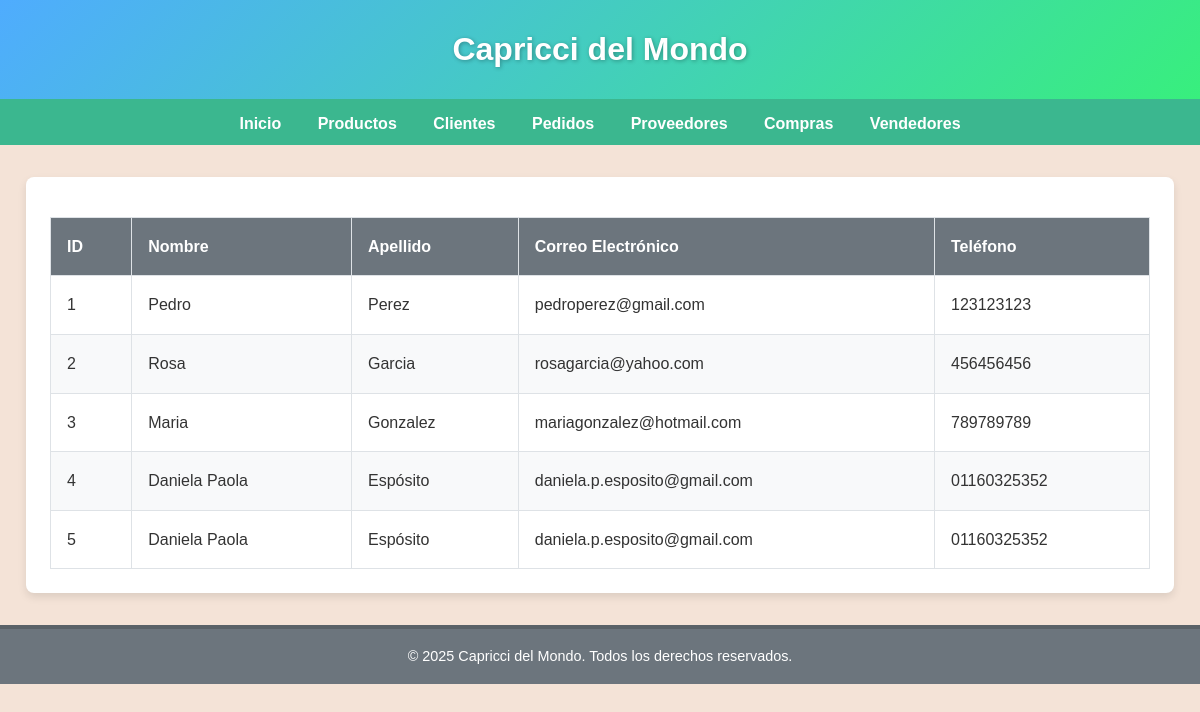
Page /clientes/ on the earlier database version.
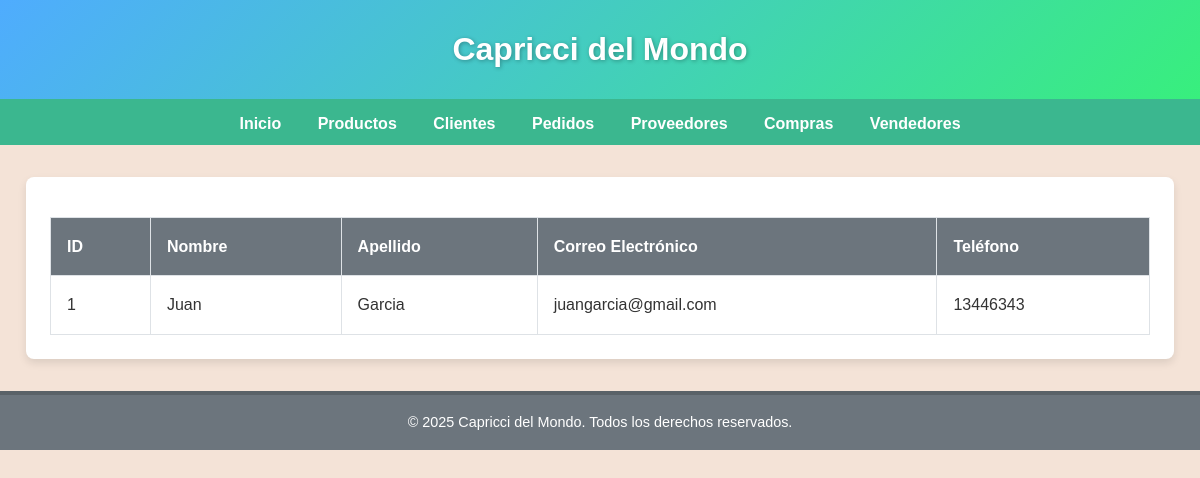
Same page on the later database version.
### myapp/models.py (models this page shows, shortened)
class Cliente(models.Model):
    nombre = models.CharField(max_length=100)
    apellido = models.CharField(max_length=100)
    email = models.EmailField()
    telefono = models.CharField(max_length=15)

### myapp/views.py (the view)
# urls.py: path("clientes/", clientes, name="clientes"),
def clientes(request):
    clientes = Cliente.objects.all()
    context = {"clientes": clientes}
    return render(request, "myapp/clientes.html", context)

### myapp/templates/myapp/clientes.html
{% extends 'myapp/base.html' %}
{% block contenido %}
<div class="container">
    <table>
        <thead>
            <tr>
                <th>ID</th>
                <th>Nombre</th>
                <th>Apellido</th>
                <th>Correo Electrónico</th>
                <th>Teléfono</th>
            </tr>
        </thead>
        <tbody>
            {% for cliente in clientes %}
            <tr>
                <td>{{ cliente.id }}</td>
                <td>{{ cliente.nombre }}</td>
                <td>{{ cliente.apellido }}</td>
                <td>{{ cliente.email }}</td>
                <td>{{ cliente.telefono }}</td>
            </tr>
            {% endfor %}
        </tbody>
    </table>
</div>
{% endblock %}

### myapp/templates/myapp/base.html (shortened to what this page needs)
<!DOCTYPE html>
<html lang="en">
<head>
</head>
<body>
    <header>
        <h1>Capricci del Mondo</h1>
    </header>
    <nav>
        <a href="{% url 'index' %}">Inicio</a>
        <a href="{% url 'productos' %}">Productos</a>
        <a href="{% url 'clientes' %}">Clientes</a>
        <a href="{% url 'pedidos' %}">Pedidos</a>
        <a href="{% url 'proveedores' %}">Proveedores</a>
        <a href="{% url 'compras' %}">Compras</a>
        <a href="{% url 'vendedores' %}">Vendedores</a>
    </nav>
    {% block contenido %}
    {% endblock %}
    <footer>
        <p>&copy; 2025 Capricci del Mondo. Todos los derechos reservados.</p>
    </footer>
</body>
</html>

### myapp/templates/myapp/base.html (style rules this page uses)
body { font-family: 'Arial', sans-serif; margin: 0; padding: 0; background-color: #f4e3d7; color: #333; line-height: 1.6; }
header { background: linear-gradient(135deg, #4facfe, #38ef7d); color: #fff; padding: 1.5rem 0; text-align: center; border-bottom: 4px solid #3bb78f; }
header h1 { font-size: 2rem; margin: 0; text-shadow: 1px 1px 4px rgba(0, 0, 0, 0.3); }
nav { background-color: #3bb78f; padding: 0.5rem 0; text-align: center; }
nav a { color: #fff; text-decoration: none; margin: 0 1rem; font-size: 1rem; font-weight: bold; }
.container { max-width: 1100px; margin: 2rem auto; padding: 1.5rem; background-color: #fff; box-shadow: 0 4px 8px rgba(0, 0, 0, 0.1); border-radius: 8px; }
table { width: 100%; border-collapse: collapse; margin-top: 1rem; }
th, td { padding: 1rem; text-align: left; border: 1px solid #dee2e6; }
th { background-color: #6c757d; color: #fff; font-weight: bold; }
footer { text-align: center; margin-top: 2rem; padding: 1rem 0; background-color: #6c757d; color: #fff; border-top: 4px solid #5a6268; }
footer p { margin: 0; font-size: 0.9rem; }

Differences in the rows shown:
removed Cliente: id "2", nombre "Rosa", apellido "Garcia", email "rosagarcia@yahoo.com", telefono "456456456"
removed Cliente: id "3", nombre "Maria", apellido "Gonzalez", email "mariagonzalez@hotmail.com", telefono "789789789"
removed Cliente: id "4", nombre "Daniela Paola", apellido "Espósito", email "daniela.p.esposito@gmail.com", telefono "01160325352"
removed Cliente: id "5", nombre "Daniela Paola", apellido "Espósito", email "daniela.p.esposito@gmail.com", telefono "01160325352"
changed Cliente id 1: nombre "Pedro" → "Juan"; apellido "Perez" → "Garcia"; email "pedroperez@gmail.com" → "juangarcia@gmail.com"; telefono "123123123" → "13446343"
